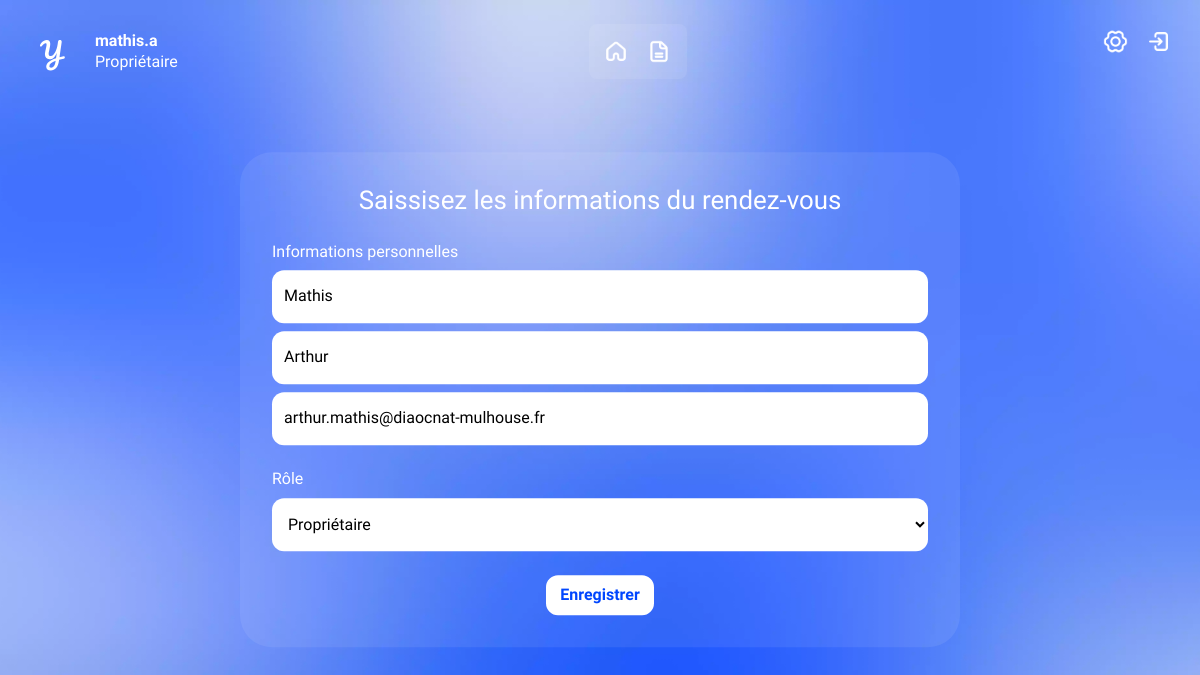
The page /index.php?preferences=edit-users&user_key=1 (signed in) on the database its author committed.
### tables this page shows
CREATE TABLE Users (
  Id INTEGER PRIMARY KEY AUTO_INCREMENT,
  Identifier VARCHAR(64) NOT NULL,
  Name VARCHAR(64) NOT NULL,
  Firstname VARCHAR(64) NOT NULL,
  Email VARCHAR(64) NOT NULL, 
  Password VARCHAR(256) NOT NULL,
  PasswordTemp BOOLEAN DEFAULT 1,

  Key_Roles INTEGER NOT NULL,
  Key_Establishments INTEGER NOT NULL,

  FOREIGN KEY (Key_Roles) REFERENCES Roles(Id),
  FOREIGN KEY (Key_Establishments) REFERENCES Establishments(Id)
);

### components/views/PreferencesView.php (called while the page is built, shortened)
<?php
class PreferencesView extends View {
    public function displayEditUsers($user=[], $role=[]) {
        include EDIT_FORM.DS.'user.php';
    }
}

### components/controllers/PreferencesController.php (called while the page is built, shortened)
<?php
class PreferencesController extends Controller {
    public function displayEditUsers($user_key) {
        return $this->View->displayEditUsers(
            $this->Model->getEditProfile($user_key),
            $this->Model->getRoles()
        );
    }
}

### components/models/Model.php (called while the page is built, shortened)
<?php
abstract class Model {
    private $connection;
    protected function makeConnection() {
        try {
            $db_connection  = getenv('DB_CONNEXION');
            $db_host        = getenv('DB_HOST');
            $db_port        = getenv('DB_PORT');
            $db_name        = getenv('DB_NAME');
            $db_user        = getenv('DB_USER');
            $db_password    = getenv('DB_PASS');
            $db_host = str_replace('/', '', $db_host);
            $db_fetch = "$db_connection:host=$db_host;port=$db_port;dbname=$db_name";
            $this->connection = new PDO($db_fetch, $db_user, $db_password, Array(PDO::MYSQL_ATTR_INIT_COMMAND => "SET NAMES utf8"));
            $this->connection->setAttribute(PDO::ATTR_ERRMODE, PDO::ERRMODE_EXCEPTION);
        } catch(PDOException $e) {
            die("Connexion à la base de données réchouée. " . $e->getMessage());
        }
        return $this->connection;
    }
    protected function getConnection() { return $this->connection; }
    private function test_data_request(&$request, &$params=[]): Bool {
        return true;
    }
    protected function get_request($request, $params = [], $unique=false, $present=false): ?Array {
        if(empty($unique) || !is_bool($unique) || empty($present) || !is_bool($present))
            $present = false;
        if($this->test_data_request($request, $params)) try {
            $query = $this->getConnection()->prepare($request);
            $query->execute($params);
            if($unique)
                $result = $query->fetch(PDO::FETCH_ASSOC);
            else
                $result = $query->fetchAll(PDO::FETCH_ASSOC);
            if(empty($result)) {
                if($present)
                    throw new Exception("Requête: " . $request ."\nAucun résultat correspondant");
                else
                    return null;
            } else
                return $result;
        } catch(Exception $e){
            forms_manip::error_alert([
                'title' => 'Erreur lors de la requête à la base de données',
                'msg' => $e
            ]);
        } catch(PDOException $e){
            forms_manip::error_alert([
                'title' => 'Erreur lors de la requête à la base de données',
                'msg' => $e
            ]);
        }
        return null;
    }
    public function getRoles() {
        $request = "SELECT
        Id AS id,
        Titled AS titled
        FROM Roles";
        return $this->get_request($request);
    }
}

### components/models/PreferencesModel.php (called while the page is built, shortened)
<?php
require_once(MODELS.DS.'Model.php');
require_once(CLASSE.DS.'User.php');
class PreferencesModel extends Model {
    public function getEditProfile($user_key): Array {
        $request = "SELECT
        u.Id AS id,
        u.Name AS name,
        u.Firstname AS firstname,
        r.Id AS role,
        u.Email AS email
        FROM Users AS u
        INNER JOIN Roles AS r ON u.Key_Roles = r.Id
        WHERE u.Id = :user_key";
        $params = ['user_key' => $user_key];
        return  $this->get_request($request, $params, true, true);
    }
}

### layouts/pages/formulaires/edit/user.php (the view)
<form method="post" action="index.php?preferences=update-users&user_key=<?= $user['id']; ?>">
    <h3>Saissisez les informations du rendez-vous</h3>
    <section>
        <p>Informations personnelles</p>
        <input type="text"  id="nom"    name="nom"      Placeholder="Nom"       value="<?= $user['name'] ?>">
        <input type="text"  id="prenom" name="prenom"   Placeholder="Prénom"    value="<?= $user['firstname'] ?>">
        <input type="email" id="email"  name="email"    Placeholder="Email"     value="<?= $user['email'] ?>">
    </section>
    <section>
        <p>Rôle</p>
        <select if="role" name="role">
            <?php foreach($role as $r): ?>
                <option value="<?= $r['id']; ?>" <?php if($user['role'] == $r['id']) echo 'selected'; ?>><?= $r['titled']; ?></option>
            <?php endforeach ?>
        </select>
    </section>
    <button type="submit" value="new_user">Enregistrer</button>
</form>

### layouts/assets/stylesheet/styles.css (style rules this page uses)
:root { --black: #2C3131; --grey: #d5d5d5; --light-grey: #f7f7f7; --light-white: #ffffff14; --white: #fff; --light-blue: #E2E8F8; --blue-opacity: #0048fedd; --blue: #0046FE; --color1: #8A2BE2; --color2: #3BF3FF; --color3: #11CE00; --color4: #F9B61F; --color5: #ff0000; --font-size-big: 2.618rem; --font-size-medium: 1.618rem; --font-size-standart: 1rem; --font-size-small: 0.618rem; --very-small-radius: 6px; --small-radius: 8px; --radius: 12px; --big-radius: 16px; --very-big-radius: 24px; --gap: 32px; --navbarre-size: 55px; --liste-shadow: 0 2px 24px 6px #0000003B; --bulle-shadow: -1px 8px 15px 7px rgba(0, 0, 0, 0.05); --small-bulle-shadow: 0 4px 10px 2px rgba(0, 0, 0, 0.05); --button-shadow: 0 0 0 5px var(--light-blue); }
* { margin: 0; padding: 0; font-size: var(--font-size-standart); font-family: "Roboto", sans-serif; font-weight: 200; line-height: calc(var(--font-size-standart) * 1.3); text-decoration: none; box-sizing: border-box; }
body { width: 100dvw; min-height: 100dvh; overflow-x: hidden; }
p { color: var(--black); }
h3 { color: var(--black); font-size: var(--font-size-medium); line-height: calc(var(--font-size-medium) * 1.3); }
form { display: flex; flex-direction: column; justify-content: center; align-items: center; gap: var(--very-big-radius); width: 720px; height: fit-content; padding: var(--gap); color: var(--white); border-radius: var(--gap); background-color: var(--light-white); }
form p { color: var(--white); }
form h3 { color: var(--white); text-align: center; }
form section { display: flex; flex-direction: column; justify-content: start; align-items: start; gap: var(--small-radius); width: 100%; }
form input, form select { width: 100%; height: fit-content; padding: var(--big-radius) var(--radius); border: none; border-radius: var(--radius); background-color: var(--white); box-shadow: none; outline: none; will-change: box-shadow; transition: box-shadow 150ms ease; }
form input::placeholder, form select::placeholder, form textarea::placeholder { color: #d8d8d8; }
form button { display: flex; justify-content: center; align-items: center; gap: var(--radius); color: var(--blue); border: 2px solid var(--white); background-color: var(--white); will-change: box-shadow; transition: box-shadow 150ms ease; }
button, .action_button { display: flex; justify-content: center; align-items: center; gap: var(--small-radius); width: fit-content; height: fit-content; padding: var(--small-radius) var(--radius); color: var(--blue); font-family: "Roboto Bold"; border: 2px solid var(--blue); border-radius: var(--radius); background-color: transparent; box-shadow: none; will-change: box-shadow; transition: 150ms ease box-shadow; }

### layouts/assets/stylesheet/formulaires/small-form.css (style rules this page uses)
body { width: 100dvw; height: 100dvh; background-image: url('../../img/background.webp'); background-position: center; background-size: cover; background-repeat: no-repeat; overflow: hidden; }
form { position: fixed; top: 50%; left: 50%; transform: translate(-50%, -50%); }

### rows shown on the page
users: nom "Mathis", prenom "Arthur", email "arthur.mathis@diaocnat-mulhouse.fr"

### other values the page prints
$_SESSION['user_identifier'] "mathis.a"
$_SESSION['user_titled_role'] "Propriétaire"
form field role "Propriétaire"
